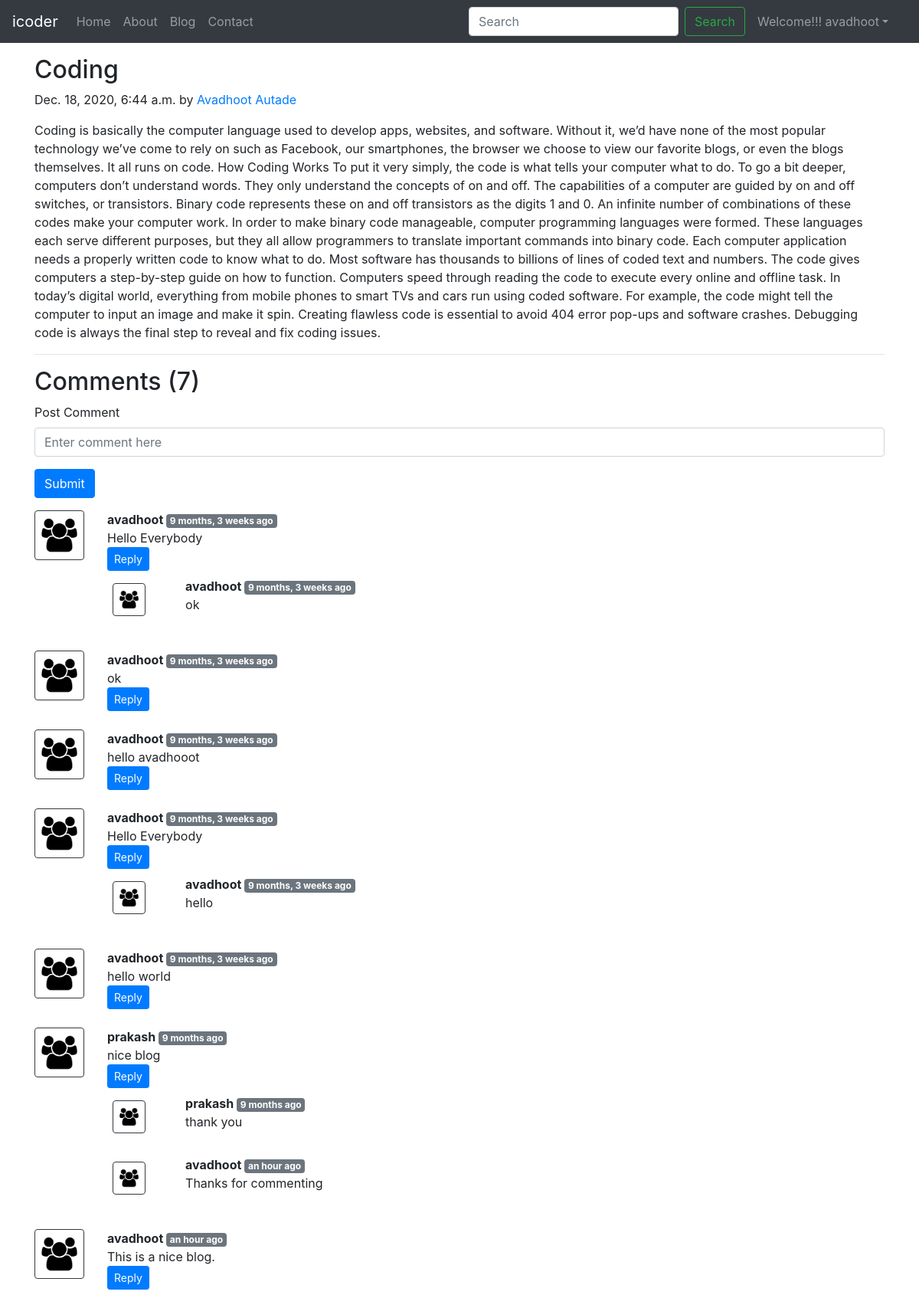
Screenshot of /blog/post-first (signed in) with the database file from the repository.
### blog/models.py (models this page shows, shortened)
class Post(models.Model):
    sno=models.AutoField(primary_key=True)
    title=models.CharField(max_length=255)
    author=models.CharField(max_length=40)
    slug=models.CharField(max_length=130)
    timeStamp=models.DateTimeField(blank=True)
    content=models.TextField()

class BlogComment(models.Model):
    sno=models.AutoField(primary_key=True)
    comment=models.TextField()
    user=models.ForeignKey(User,on_delete=models.CASCADE)
    post=models.ForeignKey(Post,on_delete=models.CASCADE)
    parent=models.ForeignKey('self',on_delete=models.CASCADE, null=True)
    timestamp=models.DateTimeField(default=now)

### blog/views.py (the view)
# urls.py: path('<str:slug>', views.blogPost, name="blogPost"),
def blogPost(request, slug):
    post=Post.objects.filter(slug=slug).first()
    comments= BlogComment.objects.filter(post=post, parent=None)
    replies= BlogComment.objects.filter(post=post).exclude(parent=None)
    replyDict={}
    for reply in replies:
        if reply.parent.sno not in replyDict.keys():
            replyDict[reply.parent.sno]=[reply]
        else:
            replyDict[reply.parent.sno].append(reply)
    context={'post':post, 'comments': comments, 'user': request.user, 'replyDict': replyDict}
    return render(request, "blog/blogPost.html", context)

### blog/templatetags/extras.py (called while the page is built)
@register.filter(name='get_val')
def get_val(dict, key):
    return dict.get(key)

### templates/blog/blogPost.html (shortened to what this page needs)
{% extends 'base.html' %}
{% block body %}
{% load humanize %}
{% load extras %}
<div class="container my-3">
    <h2 class="blog-post-title">{{post.title}}</h2>
    <p class="blog-post-meta">{{post.timeStamp}} by <a href="/about">{{post.author}}</a></p>
    <p>{{post.content|safe}}</p>
    <hr>
</div>
<div class="container">
    <h2> Comments ({{comments.count}}) </h2>
    <div class="my-2">
        {% if user.is_authenticated %}
        <form action="/blog/postComment" method="post">
            <div class="form-group">
                <label for="exampleInputEmail1">Post Comment </label>
                <input type="text" class="form-control" name="comment" placeholder="Enter comment here">
            </div>
            <button type="submit" class="btn btn-primary">Submit</button>
        </form>
        {% else %}
        Please login to post a comment
        {% endif %}
    </div>
    {% for comment in comments %}
    <div class="row my-3">
        <div class="col-md-1  ">
            <img class="rounded mx-auto d-block w-100 border border-dark p-2" src="/static/img/user.png" alt="user">
        </div>
        <div class="col-md-11 ">
            <b> {{comment.user.username}} </b> <span class="badge badge-secondary ">{{comment.timestamp| naturaltime}}</span>
            <div>{{comment.comment}}</div>
            <div class="reply mx-0">
                {% if user.is_authenticated %}
                <button class="btn btn-sm btn-primary" type="button" data-toggle="collapse" data-target="#replyBox{{comment.sno}}" aria-expanded="false" aria-controls="replyBox{{comment.sno}}">
                    Reply
                </button>
                {% else %}
                <button class="btn btn-sm btn-primary" type="button" data-toggle="collapse" data-target="#replyBox{{comment.sno}}" aria-expanded="false" aria-controls="replyBox{{comment.sno}}">
                    Login to reply
                </button>
                {% endif %}
                <div class="replies my-2 ">
                    {% for reply in replyDict|get_val:comment.sno %}
                    <div class="row my-2">
                        <div class="col-md-1 ">
                            <img class="rounded mx-auto d-block w-75 my-2 border border-dark p-2" src="/static/img/user.png" alt="user">
                        </div>
                        <div class="col-md-11">
                            <div class="col-md-11 ">
                                <b> {{reply.user.username}} </b> <span class="badge badge-secondary ">{{reply.timestamp| naturaltime}}</span>
                                <div>{{reply.comment}}</div>
                            </div>
                            <br>
                        </div>
                    </div>
                    {% endfor %}
                </div>
            </div>
        </div>
    </div>
    {% endfor %}
</div>
{% endblock %}

### templates/base.html (shortened to what this page needs)
<!doctype html>
<html lang="en">
  <head>
    <link rel="stylesheet" href="https://cdn.jsdelivr.net/npm/bootstrap@4.5.3/dist/css/bootstrap.min.css">
  </head>
  <body>
    <nav class="navbar navbar-expand-lg navbar-dark bg-dark">
        <a class="navbar-brand" href="/">icoder</a>
        <div class="collapse navbar-collapse" id="navbarSupportedContent">
          <ul class="navbar-nav mr-auto">
            <li class="nav-item {% block homeactive %} {% endblock homeactive %}">
              <a class="nav-link" href="/">Home <span class="sr-only">(current)</span></a>
            </li>
            <li class="nav-item {% block aboutactive %} {% endblock aboutactive %}">
              <a class="nav-link" href="/about">About</a>
            </li>
             <li class="nav-item {% block blogactive %} {% endblock blogactive %}">
              <a class="nav-link" href="/blog">Blog</a>
            </li>
             <li class="nav-item {% block contactactive %} {% endblock contactactive %}">
              <a class="nav-link" href="/contact">Contact</a>
            </li>
          </ul>
          <form method='get' action='/search'class="form-inline my-2 my-lg-0">
            <input class="form-control mr-sm-2" type="search" placeholder="Search" aria-label="Search" name='query' id='query'>
            <button class="btn btn-outline-success my-2 my-sm-0" type="submit">Search</button>
            <div class="mx-2">
          {% if user.is_authenticated %}
          <ul class="navbar-nav mr-2">
<li class="nav-item dropdown">
<a class="nav-link dropdown-toggle" href='#' id="navbarDropdown" role="button" data-toggle="dropdown"> Welcome!!! {{request.user}}</a>
      </li>
      </ul>
      </div>
          {% else %}
          <button type="button" class="btn btn-danger" data-toggle="modal" data-target="#loginModal">LOG-IN</button>
          <button type="button" class="btn btn-danger" data-toggle="modal" data-target="#signupModal">SIGN-UP</button>
          {% endif %}
        </div>
      </nav>
      {% block body %}  {% endblock body %}
  </body>
</html>

### rows the page displays
Post: title "Coding", timeStamp "Dec. 18, 2020, 6:44 a.m.", author "Avadhoot Autade", content "Coding is basically the computer language used to develop apps, websites, and software. Without it, we’d have none of the most popular technology we’ve come to rely on such as Facebook, our smartphones, the browser we choose to view our favorite blogs, or even the blogs themselves. It all runs on code. How Coding Works To put it very simply, the code is what tells your computer what to do. To go a bit deeper, computers don’t understand words. They only understand the concepts of on and off. The capabilities of a computer are guided by on and off switches, or transistors. Binary code represents these on and off transistors as the digits 1 and 0. An infinite number of combinations of these…"
BlogComment: user.username "avadhoot", timestamp "9 months, 3 weeks ago", comment "Hello Everybody"
BlogComment: user.username "avadhoot", timestamp "9 months, 3 weeks ago", comment "ok"
BlogComment: user.username "avadhoot", timestamp "9 months, 3 weeks ago", comment "ok"
BlogComment: user.username "avadhoot", timestamp "9 months, 3 weeks ago", comment "hello avadhooot"
BlogComment: user.username "avadhoot", timestamp "9 months, 3 weeks ago", comment "Hello Everybody"
BlogComment: user.username "avadhoot", timestamp "9 months, 3 weeks ago", comment "hello"
BlogComment: user.username "avadhoot", timestamp "9 months, 3 weeks ago", comment "hello world"
BlogComment: user.username "prakash", timestamp "9 months ago", comment "nice blog"
BlogComment: user.username "prakash", timestamp "9 months ago", comment "thank you"
BlogComment: user.username "avadhoot", timestamp "an hour ago", comment "Thanks for commenting"
BlogComment: user.username "avadhoot", timestamp "an hour ago", comment "This is a nice blog."

### other values shown
{{ request.user }} "avadhoot"
{{ comments.count }} "7"
